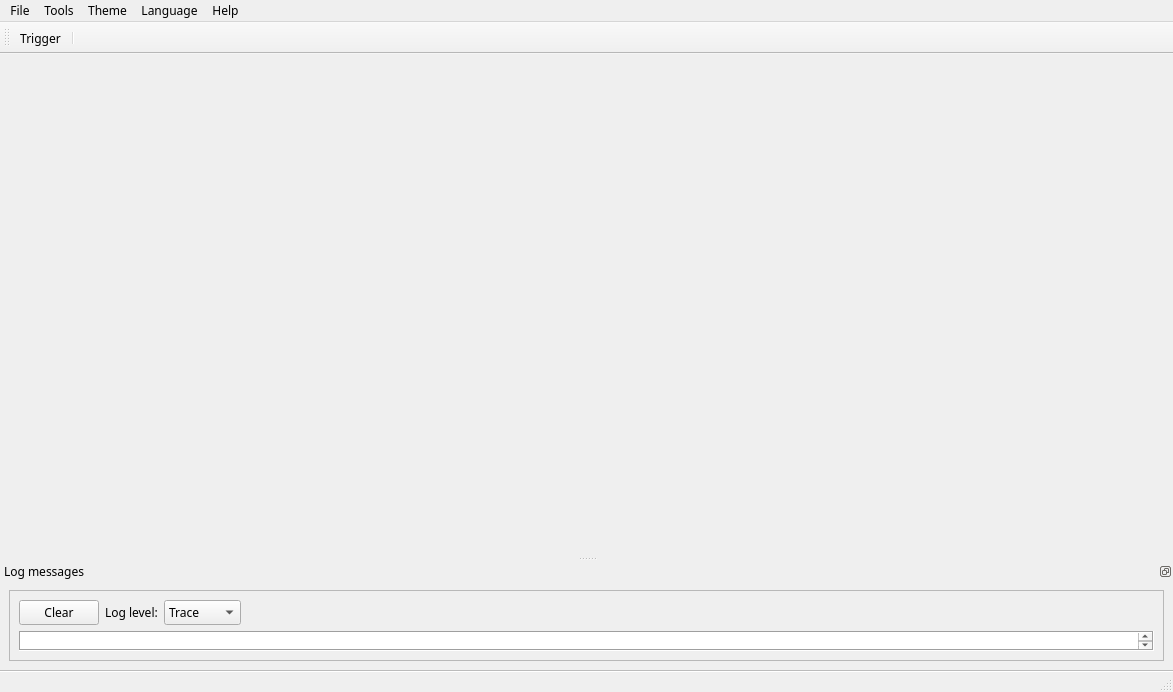
<?xml version="1.0" encoding="UTF-8"?>
<ui version="4.0">
 <class>Controller</class>
 <widget class="QMainWindow" name="Controller">
  <property name="windowModality">
   <enum>Qt::WindowModal</enum>
  </property>
  <property name="geometry">
   <rect>
    <x>0</x>
    <y>0</y>
    <width>1173</width>
    <height>692</height>
   </rect>
  </property>
  <property name="sizePolicy">
   <sizepolicy hsizetype="Preferred" vsizetype="Preferred">
    <horstretch>0</horstretch>
    <verstretch>0</verstretch>
   </sizepolicy>
  </property>
  <property name="font">
   <font>
    <family>JetBrains Mono</family>
   </font>
  </property>
  <property name="windowTitle">
   <string>Controller</string>
  </property>
  <property name="styleSheet">
   <string notr="true"/>
  </property>
  <property name="toolButtonStyle">
   <enum>Qt::ToolButtonTextOnly</enum>
  </property>
  <property name="animated">
   <bool>true</bool>
  </property>
  <property name="documentMode">
   <bool>false</bool>
  </property>
  <property name="tabShape">
   <enum>QTabWidget::Triangular</enum>
  </property>
  <property name="dockNestingEnabled">
   <bool>false</bool>
  </property>
  <property name="dockOptions">
   <set>QMainWindow::AllowTabbedDocks|QMainWindow::AnimatedDocks|QMainWindow::GroupedDragging</set>
  </property>
  <widget class="QWidget" name="centralwidget">
   <property name="sizePolicy">
    <sizepolicy hsizetype="Expanding" vsizetype="Expanding">
     <horstretch>0</horstretch>
     <verstretch>0</verstretch>
    </sizepolicy>
   </property>
   <layout class="QGridLayout" name="gridLayout"/>
  </widget>
  <widget class="QMenuBar" name="menubar">
   <property name="geometry">
    <rect>
     <x>0</x>
     <y>0</y>
     <width>1173</width>
     <height>20</height>
    </rect>
   </property>
   <property name="font">
    <font>
     <family>Monaco</family>
    </font>
   </property>
   <widget class="QMenu" name="menuFile">
    <property name="title">
     <string>File</string>
    </property>
    <addaction name="actionMinimize"/>
    <addaction name="actionQuit"/>
   </widget>
   <widget class="QMenu" name="menuServices">
    <property name="title">
     <string>Tools</string>
    </property>
    <addaction name="actionProperties"/>
   </widget>
   <widget class="QMenu" name="menuHelp">
    <property name="title">
     <string>Help</string>
    </property>
    <addaction name="actionVisit_shelly_wiki"/>
   </widget>
   <widget class="QMenu" name="menuTheme">
    <property name="title">
     <string>Theme</string>
    </property>
    <addaction name="actionDark"/>
    <addaction name="actionLight"/>
   </widget>
   <widget class="QMenu" name="menuLanguage">
    <property name="title">
     <string>Language</string>
    </property>
    <addaction name="actionEnglish"/>
    <addaction name="actionRussian"/>
   </widget>
   <addaction name="menuFile"/>
   <addaction name="menuServices"/>
   <addaction name="menuTheme"/>
   <addaction name="menuLanguage"/>
   <addaction name="menuHelp"/>
  </widget>
  <widget class="QStatusBar" name="statusbar">
   <property name="enabled">
    <bool>true</bool>
   </property>
   <property name="sizePolicy">
    <sizepolicy hsizetype="Expanding" vsizetype="Preferred">
     <horstretch>0</horstretch>
     <verstretch>0</verstretch>
    </sizepolicy>
   </property>
   <property name="minimumSize">
    <size>
     <width>0</width>
     <height>22</height>
    </size>
   </property>
   <property name="maximumSize">
    <size>
     <width>16777215</width>
     <height>22</height>
    </size>
   </property>
   <property name="font">
    <font>
     <family>Source Code Pro</family>
     <pointsize>7</pointsize>
    </font>
   </property>
   <property name="mouseTracking">
    <bool>false</bool>
   </property>
   <property name="tabletTracking">
    <bool>false</bool>
   </property>
   <property name="focusPolicy">
    <enum>Qt::ClickFocus</enum>
   </property>
   <property name="contextMenuPolicy">
    <enum>Qt::NoContextMenu</enum>
   </property>
   <property name="acceptDrops">
    <bool>false</bool>
   </property>
   <property name="layoutDirection">
    <enum>Qt::LeftToRight</enum>
   </property>
   <property name="autoFillBackground">
    <bool>false</bool>
   </property>
   <property name="styleSheet">
    <string notr="true">QStatusBar#statusbar {
border-top: 2px solid #bbb;
border-style: groove;
}</string>
   </property>
   <property name="inputMethodHints">
    <set>Qt::ImhNone</set>
   </property>
   <property name="sizeGripEnabled">
    <bool>true</bool>
   </property>
  </widget>
  <widget class="QDockWidget" name="info_dock">
   <property name="enabled">
    <bool>true</bool>
   </property>
   <property name="sizePolicy">
    <sizepolicy hsizetype="Preferred" vsizetype="Minimum">
     <horstretch>0</horstretch>
     <verstretch>0</verstretch>
    </sizepolicy>
   </property>
   <property name="floating">
    <bool>false</bool>
   </property>
   <property name="features">
    <set>QDockWidget::DockWidgetFloatable|QDockWidget::DockWidgetMovable</set>
   </property>
   <property name="allowedAreas">
    <set>Qt::AllDockWidgetAreas</set>
   </property>
   <property name="windowTitle">
    <string>Log messages</string>
   </property>
   <attribute name="dockWidgetArea">
    <number>8</number>
   </attribute>
   <widget class="QWidget" name="loggingDock">
    <layout class="QGridLayout" name="gridLayout_2">
     <item row="0" column="0">
      <widget class="QFrame" name="frame">
       <property name="frameShape">
        <enum>QFrame::StyledPanel</enum>
       </property>
       <property name="frameShadow">
        <enum>QFrame::Raised</enum>
       </property>
       <layout class="QGridLayout" name="gridLayout_3">
        <item row="0" column="1">
         <widget class="QLabel" name="label">
          <property name="sizePolicy">
           <sizepolicy hsizetype="Fixed" vsizetype="Fixed">
            <horstretch>0</horstretch>
            <verstretch>0</verstretch>
           </sizepolicy>
          </property>
          <property name="text">
           <string>Log level:</string>
          </property>
         </widget>
        </item>
        <item row="0" column="2">
         <widget class="QComboBox" name="logLevel_cb">
          <property name="sizePolicy">
           <sizepolicy hsizetype="Fixed" vsizetype="Fixed">
            <horstretch>0</horstretch>
            <verstretch>0</verstretch>
           </sizepolicy>
          </property>
          <item>
           <property name="text">
            <string>Trace</string>
           </property>
          </item>
          <item>
           <property name="text">
            <string>Debug</string>
           </property>
          </item>
          <item>
           <property name="text">
            <string>Info</string>
           </property>
          </item>
          <item>
           <property name="text">
            <string>Warning</string>
           </property>
          </item>
          <item>
           <property name="text">
            <string>Error</string>
           </property>
          </item>
          <item>
           <property name="text">
            <string>Fatal</string>
           </property>
          </item>
         </widget>
        </item>
        <item row="1" column="0" colspan="4">
         <widget class="QTextEdit" name="loggingOutput">
          <property name="sizePolicy">
           <sizepolicy hsizetype="Expanding" vsizetype="Ignored">
            <horstretch>0</horstretch>
            <verstretch>0</verstretch>
           </sizepolicy>
          </property>
          <property name="minimumSize">
           <size>
            <width>0</width>
            <height>20</height>
           </size>
          </property>
          <property name="maximumSize">
           <size>
            <width>16777215</width>
            <height>16777215</height>
           </size>
          </property>
          <property name="frameShape">
           <enum>QFrame::Box</enum>
          </property>
          <property name="documentTitle">
           <string>Logger</string>
          </property>
          <property name="readOnly">
           <bool>true</bool>
          </property>
          <property name="cursorWidth">
           <number>0</number>
          </property>
         </widget>
        </item>
        <item row="0" column="0">
         <widget class="QPushButton" name="clearLogButton">
          <property name="sizePolicy">
           <sizepolicy hsizetype="Fixed" vsizetype="Fixed">
            <horstretch>0</horstretch>
            <verstretch>0</verstretch>
           </sizepolicy>
          </property>
          <property name="layoutDirection">
           <enum>Qt::LeftToRight</enum>
          </property>
          <property name="text">
           <string>Clear</string>
          </property>
         </widget>
        </item>
       </layout>
      </widget>
     </item>
    </layout>
   </widget>
  </widget>
  <widget class="QToolBar" name="toolBar">
   <property name="sizePolicy">
    <sizepolicy hsizetype="Preferred" vsizetype="Fixed">
     <horstretch>0</horstretch>
     <verstretch>0</verstretch>
    </sizepolicy>
   </property>
   <property name="font">
    <font>
     <family>Monaco</family>
    </font>
   </property>
   <property name="windowTitle">
    <string>toolBar_2</string>
   </property>
   <attribute name="toolBarArea">
    <enum>TopToolBarArea</enum>
   </attribute>
   <attribute name="toolBarBreak">
    <bool>false</bool>
   </attribute>
   <addaction name="actionToggle_server"/>
   <addaction name="separator"/>
  </widget>
  <action name="actionVisit_shelly_wiki">
   <property name="text">
    <string>Visit shelly wiki</string>
   </property>
  </action>
  <action name="actionMinimize">
   <property name="text">
    <string>Minimize</string>
   </property>
  </action>
  <action name="actionQuit">
   <property name="text">
    <string>Quit</string>
   </property>
  </action>
  <action name="actionProperties">
   <property name="text">
    <string>Settings</string>
   </property>
  </action>
  <action name="actionToggle_server">
   <property name="text">
    <string>Trigger</string>
   </property>
   <property name="toolTip">
    <string>Toggle server state</string>
   </property>
  </action>
  <action name="actionDark">
   <property name="text">
    <string>Dark</string>
   </property>
  </action>
  <action name="actionLight">
   <property name="text">
    <string>Light</string>
   </property>
  </action>
  <action name="actionEnglish">
   <property name="text">
    <string>English</string>
   </property>
  </action>
  <action name="actionRussian">
   <property name="text">
    <string>Russian</string>
   </property>
  </action>
 </widget>
 <resources/>
 <connections/>
</ui>
